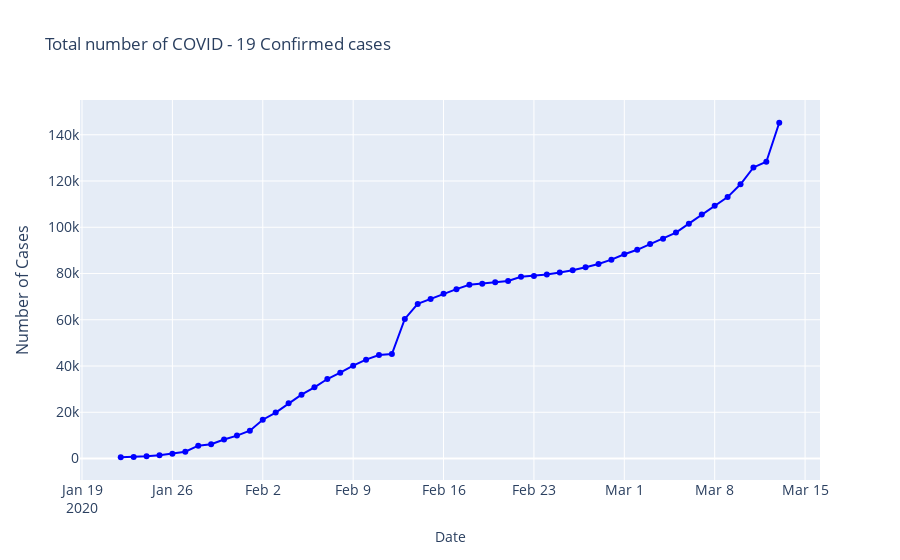

Write notebook code for a chart like this one.
### Code cell
fig = go.Figure()
fig.add_trace(go.Scatter(x=sortconfirmed['Date'], 
                         y=sortconfirmed['Confirmed'],
                         mode='lines+markers',
                         name='Confirmed',
                         line=dict(color='blue', width=2)
                        ))
fig.update_layout(
    title='Total number of COVID - 19 Confirmed cases',
    xaxis_title='Date',
    xaxis_tickfont_size=14,
    yaxis=dict(
        title='Number of Cases',
        titlefont_size=16,
        tickfont_size=14,
    )
)

### Figure 1 — Plotly figure (JSON) as saved in the notebook; plotly's stock layout.template omitted (floating-point values rounded to 4 significant figures)
{"data": [{"line": {"color": "blue", "width": 2}, "mode": "lines+markers", "name": "Confirmed", "type": "scatter", "x": ["2020-01-22T00:00:00", "2020-01-23T00:00:00", "2020-01-24T00:00:00", "2020-01-25T00:00:00", "2020-01-26T00:00:00", "2020-01-27T00:00:00", "2020-01-28T00:00:00", "2020-01-29T00:00:00", "2020-01-30T00:00:00", "2020-01-31T00:00:00", "2020-02-01T00:00:00", "2020-02-02T00:00:00", "2020-02-03T00:00:00", "2020-02-04T00:00:00", "2020-02-05T00:00:00", "2020-02-06T00:00:00", "2020-02-07T00:00:00", "2020-02-08T00:00:00", "2020-02-09T00:00:00", "2020-02-10T00:00:00", "2020-02-11T00:00:00", "2020-02-12T00:00:00", "2020-02-13T00:00:00", "2020-02-14T00:00:00", "2020-02-15T00:00:00", "2020-02-16T00:00:00", "2020-02-17T00:00:00", "2020-02-18T00:00:00", "2020-02-19T00:00:00", "2020-02-20T00:00:00", "2020-02-21T00:00:00", "2020-02-22T00:00:00", "2020-02-23T00:00:00", "2020-02-24T00:00:00", "2020-02-25T00:00:00", "2020-02-26T00:00:00", "2020-02-27T00:00:00", "2020-02-28T00:00:00", "2020-02-29T00:00:00", "2020-03-01T00:00:00", "2020-03-02T00:00:00", "2020-03-03T00:00:00", "2020-03-04T00:00:00", "2020-03-05T00:00:00", "2020-03-06T00:00:00", "2020-03-07T00:00:00", "2020-03-08T00:00:00", "2020-03-09T00:00:00", "2020-03-10T00:00:00", "2020-03-11T00:00:00", "2020-03-12T00:00:00", "2020-03-13T00:00:00"], "y": [554, 652, 939, 1432, 2113, 2922, 5573, 6161, 8229, 9920, 12030, 16779, 19870, 23881, 27624, 30806, 34380, 37109, 40139, 42751, 44790, 45209, 60355, 66872, 69017, 71211, 73245, 75123, 75626, 76184, 76808, 78564, 78950, 79553, 80398, 81380, 82738, 84104, 85987, 88339, 90253, 92767, 95016, 97710, 101567, 105485, 109343, 113044, 118592, 125865, 128343, 145193]}], "layout": {"title": {"text": "Total number of COVID - 19 Confirmed cases"}, "xaxis": {"tickfont": {"size": 14}, "title": {"text": "Date"}}, "yaxis": {"tickfont": {"size": 14}, "title": {"font": {"size": 16}, "text": "Number of Cases"}}}}
